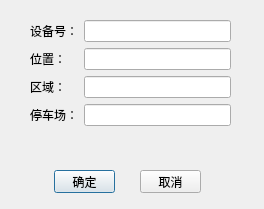
<?xml version="1.0" encoding="UTF-8"?>
<ui version="4.0">
 <class>Dialog</class>
 <widget class="QDialog" name="Dialog">
  <property name="geometry">
   <rect>
    <x>0</x>
    <y>0</y>
    <width>264</width>
    <height>209</height>
   </rect>
  </property>
  <property name="windowTitle">
   <string>Dialog</string>
  </property>
  <widget class="QPushButton" name="pushButton">
   <property name="geometry">
    <rect>
     <x>54</x>
     <y>170</y>
     <width>61</width>
     <height>23</height>
    </rect>
   </property>
   <property name="text">
    <string>确定</string>
   </property>
  </widget>
  <widget class="QPushButton" name="pushButton_2">
   <property name="geometry">
    <rect>
     <x>140</x>
     <y>170</y>
     <width>61</width>
     <height>23</height>
    </rect>
   </property>
   <property name="text">
    <string>取消</string>
   </property>
  </widget>
  <widget class="QWidget" name="formLayoutWidget">
   <property name="geometry">
    <rect>
     <x>30</x>
     <y>20</y>
     <width>201</width>
     <height>131</height>
    </rect>
   </property>
   <layout class="QFormLayout" name="formLayout">
    <item row="0" column="0">
     <widget class="QLabel" name="label">
      <property name="text">
       <string>设备号：</string>
      </property>
     </widget>
    </item>
    <item row="0" column="1">
     <widget class="QLineEdit" name="lineEdit"/>
    </item>
    <item row="1" column="0">
     <widget class="QLabel" name="label_2">
      <property name="text">
       <string>位置：</string>
      </property>
     </widget>
    </item>
    <item row="1" column="1">
     <widget class="QLineEdit" name="lineEdit_2"/>
    </item>
    <item row="2" column="0">
     <widget class="QLabel" name="label_3">
      <property name="text">
       <string>区域：</string>
      </property>
     </widget>
    </item>
    <item row="2" column="1">
     <widget class="QLineEdit" name="lineEdit_3"/>
    </item>
    <item row="3" column="0">
     <widget class="QLabel" name="label_4">
      <property name="text">
       <string>停车场：</string>
      </property>
     </widget>
    </item>
    <item row="3" column="1">
     <widget class="QLineEdit" name="lineEdit_4"/>
    </item>
   </layout>
  </widget>
 </widget>
 <resources/>
 <connections/>
</ui>
